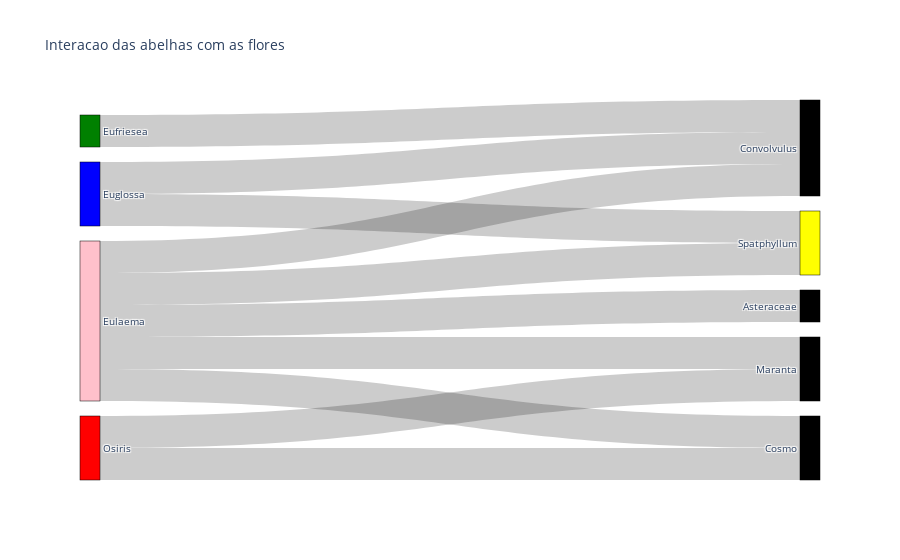

Notebook code cell kept with this figure:
### Code cell
fig = go.Figure(data=[go.Sankey(node=node, link=link)])

fig.update_layout(title_text="Interacao das abelhas com as flores", font_size=10)
fig.show()

### Figure 1 — Plotly figure (JSON) as saved in the notebook; plotly's stock layout.template omitted (floating-point values rounded to 4 significant figures)
{"data": [{"link": {"source": [0, 0, 0, 0, 0, 1, 1, 1, 1, 1, 2, 2, 2, 2, 2, 3, 3, 3, 3, 3, 4, 4, 4, 4, 4], "target": [5, 6, 7, 8, 9, 5, 6, 7, 8, 9, 5, 6, 7, 8, 9, 5, 6, 7, 8, 9, 5, 6, 7, 8, 9], "value": [0, 1, 0, 0, 1, 1, 1, 1, 1, 1, 0, 0, 0, 0, 0, 1, 0, 1, 0, 0, 0, 0, 1, 0, 0]}, "node": {"color": ["red", "pink", "blue", "blue", "green", "yellow"], "label": ["Osiris", "Eulaema", "Melipona", "Euglossa", "Eufriesea", "Spatphyllum", "Maranta", "Convolvulus", "Asteraceae", "Cosmo"], "line": {"color": "black", "width": 0.5}, "pad": 15, "thickness": 20}, "type": "sankey"}], "layout": {"font": {"size": 10}, "title": {"text": "Interacao das abelhas com as flores"}}}
